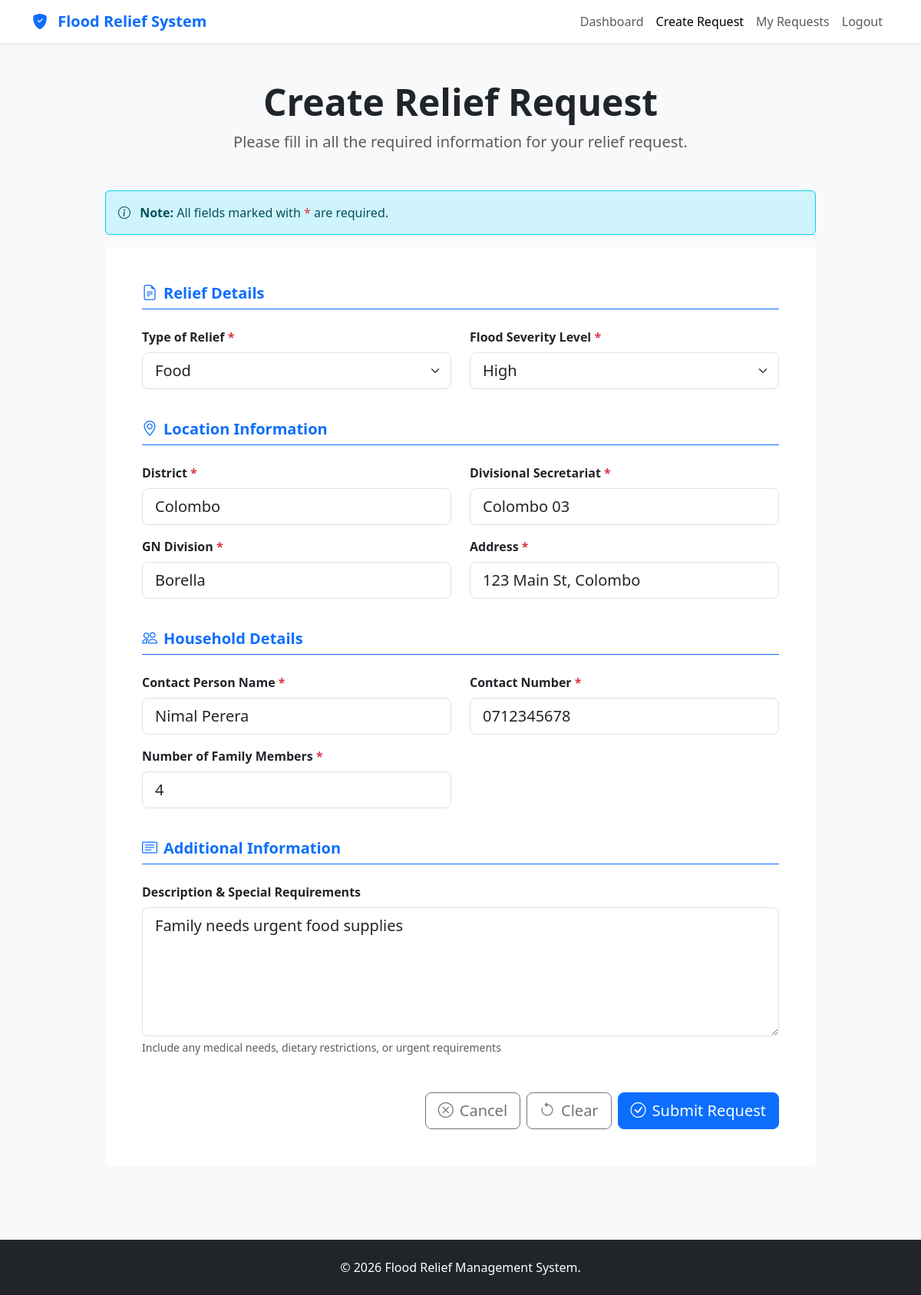
The page /FullStackProject/User/create_request.php?id=1 on the database its author committed.
### tables this page shows
CREATE TABLE `reliefdetails` (
  `ReliefID` int(11) NOT NULL,
  `UserID` int(11) DEFAULT NULL,
  `TypeofRelief` enum('Water','Food','Medicine','Shelter') DEFAULT NULL,
  `District` varchar(255) NOT NULL,
  `DivisionalSecretariat` varchar(255) NOT NULL,
  `GNDivision` varchar(255) NOT NULL,
  `ContactPersonName` varchar(255) NOT NULL,
  `ContactPersonNumber` varchar(12) NOT NULL,
  `Address` varchar(255) NOT NULL,
  `NoOfFamilyMembers` int(11) NOT NULL,
  `FloodSeverityLevel` enum('Low','Medium','High') DEFAULT NULL,
  `Description` varchar(255) DEFAULT NULL,
  `Status` enum('Pending','Approved','Completed') DEFAULT NULL,
  `date` date DEFAULT curdate()
);

### FullStackProject/User/create_request.php (the view, shortened to what this page needs)
<?php
include 'connection.php';
$row = null;
if(isset($_GET['id'])){
    $id = $_GET['id'];
    $stmt = $conn->prepare("SELECT * FROM reliefdetails WHERE ReliefID = ?");
    $stmt->bind_param("i",$id);
    $stmt->execute();
    $result = $stmt->get_result();
    $row = $result->fetch_assoc();
}
?>
<!DOCTYPE html>
<html lang="en">
    <head>
        <link href="https://cdn.jsdelivr.net/npm/bootstrap@5.3.2/dist/css/bootstrap.min.css" rel="stylesheet">
        <link rel="stylesheet" href="https://cdn.jsdelivr.net/npm/bootstrap-icons@1.11.1/font/bootstrap-icons.css">
    </head>
    <body class="bg-light">
        <nav class="navbar navbar-expand-lg navbar-light bg-white shadow-sm">
            <div class="container">
                <a class="navbar-brand fw-bold text-primary" href="http://localhost/FullStackProject/User/dashboard.php">
                    <i class="bi bi-shield-fill-check me-2"></i>
                    Flood Relief System
                </a>
                <div class="collapse navbar-collapse" id="navbarNav">
                    <ul class="navbar-nav ms-auto">
                        <li class="nav-item"><a class="nav-link" href="http://localhost/FullStackProject/User/dashboard.php">Dashboard</a></li>
                        <li class="nav-item"><a class="nav-link active" href="http://localhost/FullStackProject/User/create_request.php">Create Request</a>
                        </li>
                        <li class="nav-item"><a class="nav-link" href="http://localhost/FullStackProject/User/view_requests.php">My Requests</a></li>
                        <li class="nav-item"><a class="nav-link" href="http://localhost/FullStackProject/index.html">Logout</a></li>
                    </ul>
                </div>
            </div>
        </nav>
        <div class="container py-5">
            <div class="row justify-content-center">
                <div class="col-lg-10">
                    <div class="text-center mb-5">
                        <h1 class="display-5 fw-bold">Create Relief Request</h1>
                        <p class="lead text-muted">Please fill in all the required information for your relief request.
                        </p>
                    </div>
                    <div class="alert alert-info border-info" role="alert">
                        <i class="bi bi-info-circle me-2"></i>
                        <strong>Note:</strong> All fields marked with <span class="text-danger">*</span> are required.
                    </div>
                    <div class="card border-0">
                        <div class="card-body p-4 p-md-5">
                            <form id="reliefRequestForm" action="submit_request.php" method="POST">
                                <div class="mb-4">
                                    <h5 class="fw-bold text-primary border-bottom border-primary pb-2 mb-4"><i
                                            class="bi bi-file-earmark-text me-2"></i>Relief Details</h5>
                                    <div class="row">
                                        <div class="col-md-6 mb-3">
                                            <label for="reliefType" class="form-label fw-semibold">
                                                Type of Relief <span class="text-danger">*</span>
                                            </label>
                                            <select class="form-select form-select-lg" id="reliefType"
                                                name="relief_type" required>
                                                <option value="Food" <?php if($row && $row['TypeofRelief']=="Food") echo "selected"; ?>>Food</option>
                                            </select>
                                        </div>
                                        <div class="col-md-6 mb-3">
                                            <label for="floodSeverity" class="form-label fw-semibold">
                                                Flood Severity Level <span class="text-danger">*</span>
                                            </label>
                                            <select class="form-select form-select-lg" id="floodSeverity"
                                                name="flood_severity" required>
                                                <option value="High" <?php if($row && $row['FloodSeverityLevel']=="High") echo "selected"; ?>>High</option>
                                            </select>
                                        </div>
                                    </div>
                                </div>
                                <div class="mb-4">
                                    <h5 class="fw-bold text-primary border-bottom border-primary pb-2 mb-4"><i
                                            class="bi bi-geo-alt me-2"></i>Location Information</h5>
                                    <div class="row">
                                        <div class="col-md-6 mb-3">
                                            <label for="district" class="form-label fw-semibold">
                                                District <span class="text-danger">*</span>
                                            </label>
                                            <input type="text" class="form-control form-control-lg" id="district"
                                                name="district" required value="<?php echo $row ? $row['District'] : ''; ?>">
                                        </div>
                                        <div class="col-md-6 mb-3">
                                            <label for="divisionalSecretariat" class="form-label fw-semibold">
                                                Divisional Secretariat <span class="text-danger">*</span>
                                            </label>
                                            <input type="text" class="form-control form-control-lg"
                                                id="divisionalSecretariat" name="divisional_secretariat" required value="<?php echo $row ? $row['DivisionalSecretariat'] : ''; ?>">
                                        </div>
                                    </div>
                                    <div class="row">
                                        <div class="col-md-6 mb-3">
                                            <label for="gnDivision" class="form-label fw-semibold">
                                                GN Division <span class="text-danger">*</span>
                                            </label>
                                            <input type="text" class="form-control form-control-lg" id="gnDivision"
                                                name="gn_division" required value="<?php echo $row ? $row['GNDivision'] : ''; ?>">
                                        </div>
                                        <div class="col-md-6 mb-3">
                                            <label for="address" class="form-label fw-semibold">
                                                Address <span class="text-danger">*</span>
                                            </label>
                                            <input type="text" class="form-control form-control-lg" id="address"
                                                name="address" placeholder="Full residential address" required value="<?php echo $row ? $row['Address'] : ''; ?>">
                                        </div>
                                    </div>
                                </div>
                                <div class="mb-4">
                                    <h5 class="fw-bold text-primary border-bottom border-primary pb-2 mb-4"><i
                                            class="bi bi-people me-2"></i>Household Details</h5>
                                    <div class="row">
                                        <div class="col-md-6 mb-3">
                                            <label for="contactName" class="form-label fw-semibold">
                                                Contact Person Name <span class="text-danger">*</span>
                                            </label>
                                            <input type="text" class="form-control form-control-lg" id="contactName"
                                                name="contact_name" required value="<?php echo $row ? $row['ContactPersonName'] : ''; ?>">
                                        </div>
                                        <div class="col-md-6 mb-3">
                                            <label for="contactNumber" class="form-label fw-semibold">
                                                Contact Number <span class="text-danger">*</span>
                                            </label>
                                            <input type="tel" class="form-control form-control-lg" id="contactNumber"
                                                name="contact_number" placeholder="0701234567" pattern="[0-9]{10}"
                                                title="Enter 10 digit phone number" required value="<?php echo $row ? $row['ContactPersonNumber'] : ''; ?>">
                                        </div>
                                    </div>
                                    <div class="row">
                                        <div class="col-md-6 mb-3">
                                            <label for="familyMembers" class="form-label fw-semibold">
                                                Number of Family Members <span class="text-danger">*</span>
                                            </label>
                                            <input type="number" class="form-control form-control-lg" id="familyMembers"
                                                name="family_members" min="1" max="100" required value="<?php echo $row ? $row['NoOfFamilyMembers'] : ''; ?>">
                                        </div>
                                    </div>
                                </div>
                                <div class="mb-4">
                                    <h5 class="fw-bold text-primary border-bottom border-primary pb-2 mb-4"><i
                                            class="bi bi-card-text me-2"></i>Additional Information</h5>
                                    <div class="mb-3">
                                        <label for="description" class="form-label fw-semibold">Description & Special
                                            Requirements</label>
                                        <textarea class="form-control form-control-lg" id="description"
                                            name="description" rows="5"
                                            placeholder="Please describe your situation and any additional or special requirements..." ><?php echo $row ? $row['Description'] : ''; ?></textarea>
                                        <div class="form-text">Include any medical needs, dietary restrictions, or
                                            urgent requirements</div>
                                    </div>
                                </div>
                                <div class="d-grid gap-2 d-md-flex justify-content-md-end mt-5">
                                    <a href="http://localhost/FullStackProject/User/view_requests.php"
                                        class="btn btn-outline-secondary btn-lg">
                                        <i class="bi bi-x-circle me-2"></i>Cancel
                                    </a>
                                    <a href="http://localhost/FullStackProject/User/create_request.php"
                                        class="btn btn-outline-secondary btn-lg">
                                        <i class="bi bi-arrow-counterclockwise me-2"></i>Clear
                                    </a>
                                    <button type="submit" class="btn btn-primary btn-lg">
                                        <i class="bi bi-check-circle me-2"></i>Submit Request
                                    </button>
                                </div>
                            </form>
                        </div>
                    </div>
                </div>
            </div>
        </div>
        <footer class="bg-dark text-white text-center py-4 mt-5">
            <div class="container">
                <p class="mb-0">&copy; 2026 Flood Relief Management System.</p>
            </div>
        </footer>
    </body>
</html>

### rows shown on the page
reliefdetails: relief_type "Food", flood_severity "High", district "Colombo", divisional_secretariat "Colombo 03", gn_division "Borella", address "123 Main St, Colombo", contact_name "Nimal Perera", contact_number "0712345678", family_members "4", description "Family needs urgent food supplies"
